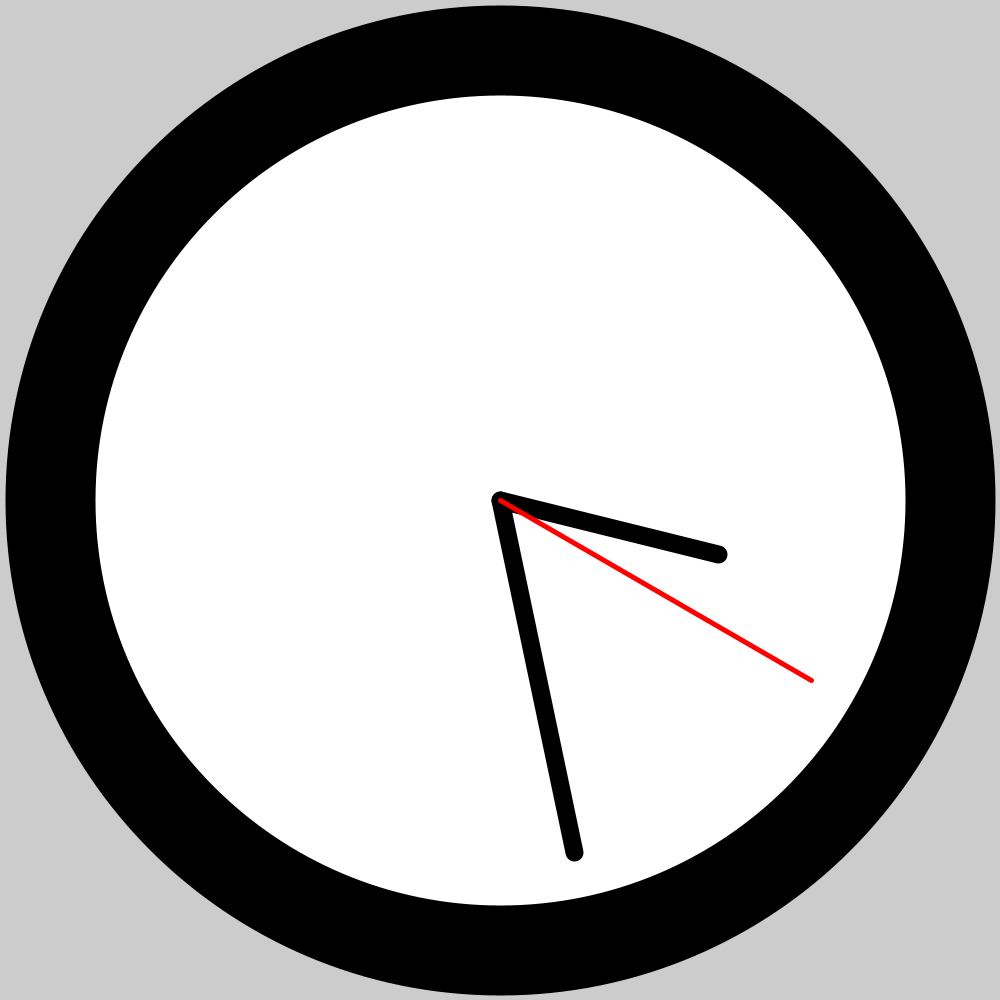
Frame 1 (no input)
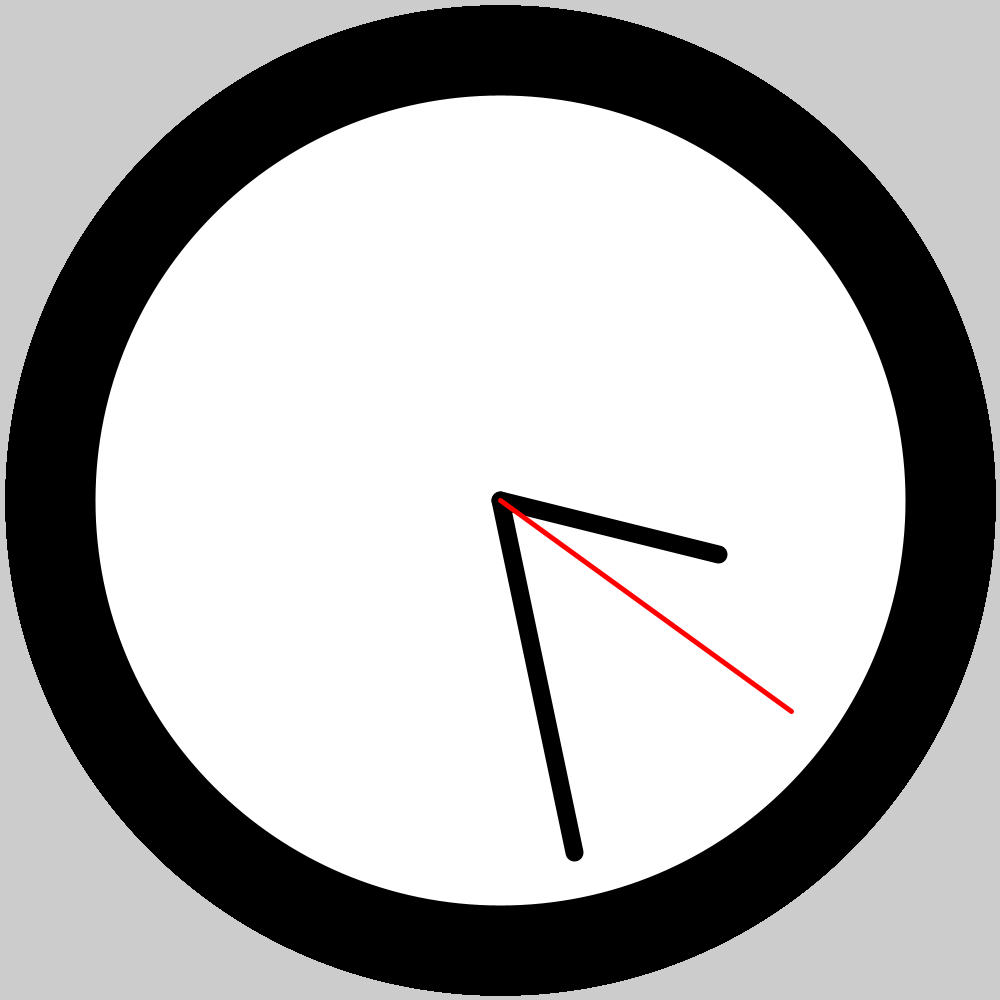
Frame 60 (the mouse pressed at the canvas centre just before this capture)
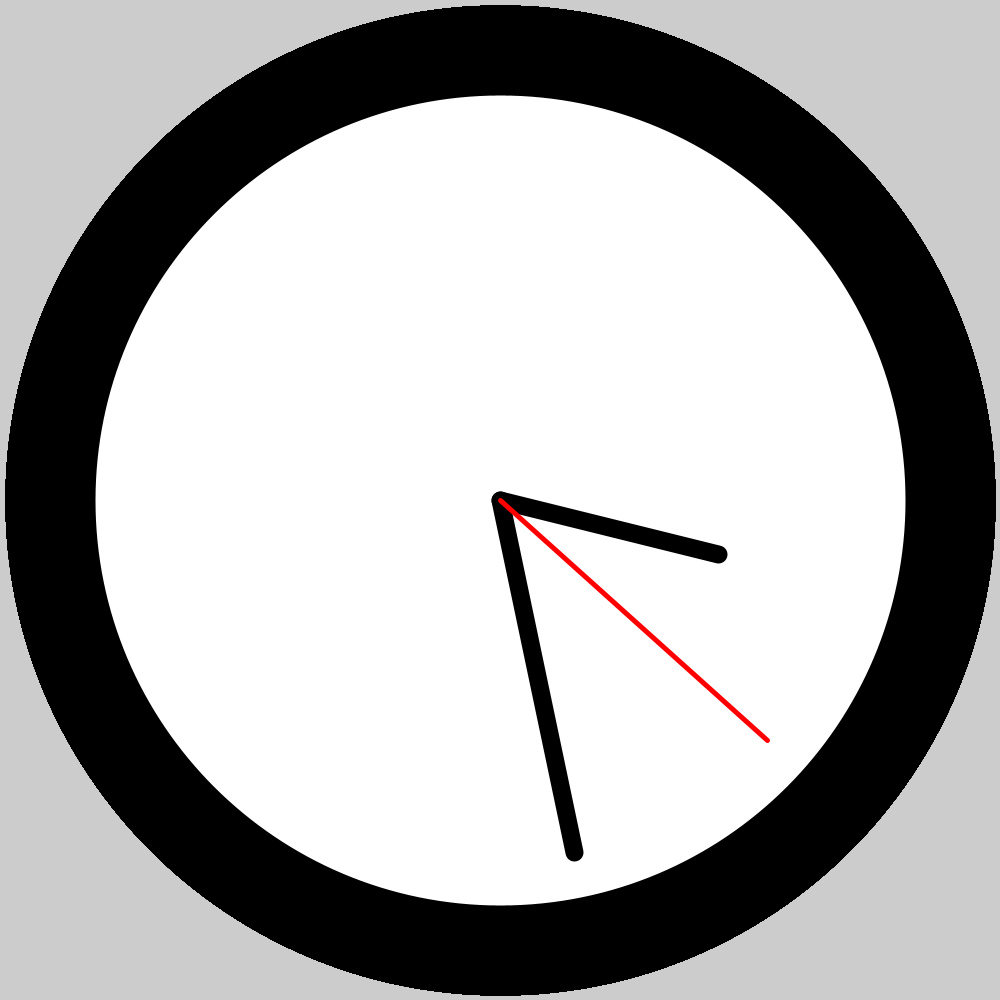
Frame 120 (the mouse held since frame 60 and released just before this capture)

The Processing sketch that drew these frames (run headless with seeded random() and noise(); from frame 60 on, the mouse is pressed at the canvas centre):

// Processing sketch: Scr_Clock_Mw
// ── Scr_Clock_Mw.pde
/*
Maddox Wolfe
Period E
1/19/2023
*/

void setup()
{
  size(1000,1000);
   
}
void draw()
{
 
  drawClock(width/2,height/2,900);
}

void drawClock(float x, float y,float size)//draws an Analog clock
{
  stroke(0);
  pushMatrix();
  translate(x,y);
  strokeWeight(size/10);
  ellipse(0,0,size,size);
  drawMinuteHand(size);
  drawHourHand(size);
  drawSecondHand(size);
  popMatrix();
}
void drawHourHand(float hourLength)// draws the hour hand
{
  stroke(0);
  pushMatrix();
  stroke(0);
  int clockHour = hour();
  strokeWeight(hourLength/50);
  rotate(radians(((360/12)*clockHour)+(minute()*30/60)));
  line(0,0,0,-hourLength/4);
  popMatrix();
}
void drawMinuteHand(float minLength)//Draws the minute hand
{
  stroke(0);
  pushMatrix();
  stroke(0);
  int clockMinute = minute();
  strokeWeight(minLength/50);
  rotate(radians((360/60)*clockMinute));
  line(0,0,0,-minLength/2.5);
  popMatrix();
}
void drawSecondHand(float secLength)
{
  pushMatrix();
  stroke(455,0,0);
  int clockSecond = second();
  strokeWeight(5);
  rotate(radians((360/60)*clockSecond));
  line(0,0,0,-secLength/2.5);
  popMatrix();
}
void drawNumerals()
{
  for(int count=0;count<12;count+=1)
  {
   
  }
}
